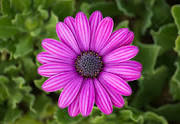
#> input picture udacity_images/flower.jpeg, 180 x 124 px, found by its file name
$ jupyter execute 'Udacity_Image processing_03.ipynb'   (older library calls are emulated)
#> lines starting #> are read from the running program, lines starting #| are printed output that depends on the picture
# Topics
* [Fourier Transform](#1)
* [Operations in frequency domain](#2)

[cell 1]
import numpy as np
import cv2
from matplotlib import pyplot as plt

[cell 2]
FLOWER_IMAGE = 'flower.jpeg'

IMAGE_SHAPE = (350, 350)

[cell 3]
flower_im = cv2.imread(FLOWER_IMAGE, 0)
#> flower_im: shape (124, 180); min 0, max 217, mean 86.1
flower_im = cv2.resize(flower_im, IMAGE_SHAPE)
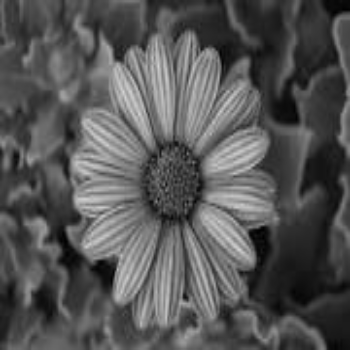
#> flower_im: shape (350, 350); min 0, max 212, mean 86
plt.imshow(flower_im, cmap='gray');

[cell 4]
def plot_spectogram(ft, cmap='gray', title=None):
    spectogram = 20 * np.log(np.abs(ft))
    plt.subplot(121), plt.imshow(spectogram, cmap=cmap)
    plt.xticks([]), plt.yticks([]), plt.title(title)

np_ifft = lambda x : np.real(np.fft.ifft2(np.fft.ifftshift(x)))

def cv_idft(x):
    x2 = cv2.idft(np.fft.ifftshift(x))
    return cv2.magnitude(x2[:, :, 0], x2[:, :, 1])

<a id=1></a>
# Fourier Transform

[cell 5]
ft = np.fft.fft2(flower_im)
ft = np.fft.fftshift(ft)
spectrum = 20*np.log(np.abs(ft))
plot_spectogram(ft)

<a id=2></a>
## Operations in frequency domain
`1`. Scaling<br>
`2`. Edge detection.<br>
`3`. Blurring, Smoothing.

### Scaling

[cell 6]
SCALE_FACTOR = 2
X_, Y_ = np.int16(np.arange(350) * SCALE_FACTOR), np.int16(np.arange(350) * SCALE_FACTOR)

scaled_im = np.ones(IMAGE_SHAPE) * 255
for i in range(350):
    for j in range(350):
        try:
            color = flower_im[i, j]
            scaled_im[X_[i], Y_[j]] = color
        except IndexError:
            continue
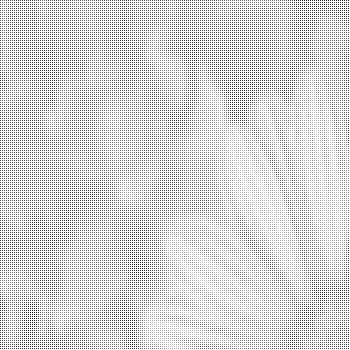
#> scaled_im: shape (350, 350) float64; min 12, max 255, mean 216
plt.subplot(121)
plt.imshow(scaled_im, cmap='gray');plt.title('scalling in xy domain')


# in frequency domain
ft = cv2.dft(np.float32(flower_im), flags=cv2.DFT_COMPLEX_OUTPUT)
fshift = np.fft.fftshift(ft)
XF_, YF_ = np.int16(np.arange(fshift.shape[0]) / SCALE_FACTOR), np.int16(np.arange(fshift.shape[1]) / SCALE_FACTOR)
#> XF_ = 350 values from 0 to 174; YF_ = 350 values from 0 to 174
scaled_ft = np.ones((XF_.max(), YF_.max(), 2))

for i in range(350):
    for j in range(350):
        try:
            color1, color2 = fshift[i, j]
            scaled_ft[XF_[i], YF_[j]] = color1 / SCALE_FACTOR, color2 / SCALE_FACTOR
        except IndexError:
            continue
img_back = cv_idft(scaled_ft)
plt.subplot(122)
plt.imshow(img_back, cmap='gray')
plt.title('Scalling in frequency domain');

<font size=3>Note:</font> <font color='red'>**aliasing**</font> happened when moving from xy domain to frequency domain

[cell 7]
square_im = cv2.imread('square.png')[:, :, 0]
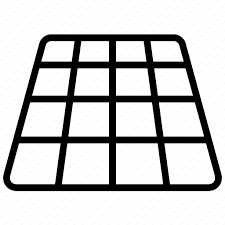
#> input picture udacity_images/square.png, 225 x 225 px, found by its file name
#> square_im: shape (225, 225); min 0, max 255, mean 203.3
ft = cv2.dft(np.float32(square_im), flags=cv2.DFT_COMPLEX_OUTPUT)
ft = np.fft.fftshift(cv2.magnitude(ft[:, :, 0], ft[:, :, 1]))
spectrum = 20*np.log(np.abs(ft))
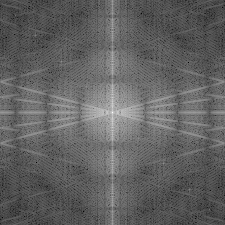
#> spectrum: shape (225, 225) float32; min 37.42, max 322.9, mean 147.2; drawn with min black and max white
plot_spectogram(ft, title='Spectogram of frequencies')

<font size=3>There are two ways of getting fft either using <font color='red'>**numpy fft**</font> or using <font color='red'>**opencv dft**</font></font>

[cell 8]
# first using numpy.fft.fft2

ft = np.fft.fft2(square_im)
fshift = np.fft.fftshift(ft)
spectrum = 20*np.log(np.abs(fshift))

# second using cv2.dft

ft_ = cv2.dft(np.float32(square_im), flags=cv2.DFT_COMPLEX_OUTPUT)
fshift_ = np.fft.fftshift(ft_)
spectrum_ = 20*np.log(np.abs(cv2.magnitude(fshift_[:, :, 0], fshift_[:, :, 1])))


plt.subplot(121)
plot_spectogram(fshift, title='Using numpy')

plt.subplot(122)
plt.imshow(spectrum_, cmap='gray')
plt.xticks([]), plt.yticks([]), plt.title('Using opencv');

[cell 9]
rows, cols = square_im.shape
#> rows = 225; cols = 225
crows, ccols = rows//2, cols//2
#> crows = 112; ccols = 112
wx, wy = 0, 0
fshift[crows - wx : crows + wx, ccols - wy : ccols + wy] = 0

plt.figure(figsize=(12, 12))
plt.subplot(121)
plt.imshow(np_ifft(fshift), cmap='gray')
plt.title("Using numpy fft"), plt.xticks([]), plt.yticks([]);

fshift_[crows - wx : crows + wx, ccols - wy : ccols + wy] = 0
img_back = cv_idft(fshift_)

plt.subplot(122)
plt.imshow(img_back, cmap='gray')
plt.title("Using opencv fft"), plt.xticks([]), plt.yticks([]);

[cell 10]
# edge detection using sobel operator
sobel_edges = cv2.Sobel(square_im, ddepth=cv2.CV_16S, dx=1, dy=1)
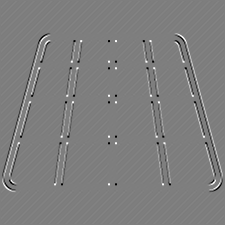
#> sobel_edges: shape (225, 225) int16; min -256, max 259, mean 0; drawn with min black and max white

plt.subplot(121)
plt.imshow(sobel_edges, cmap='gray');plt.xticks([]), plt.yticks([]);

plt.subplot(122)
plt.imshow(np_ifft(fshift), cmap='gray');plt.xticks([]), plt.yticks([]);
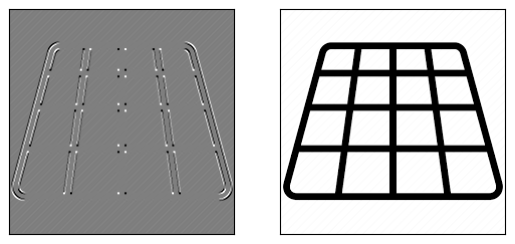
#> figure drawn by matplotlib, 2 panels

### Smoothing
<font size=3> Remember in x, y domain we blurred image by convoluting a gaussian filter over the image, <br>
In frequency domain convolution operation is turned into multiplication where:<br>
$$ if: y(t) = h(t) * x(t)$$   $$ Then:   Y(\omega) = H(\omega)X(\omega)$$ </font>

#### remember:
Gaussian filter equation:

$$ G = \frac{1}{2\pi\sigma^2}e^{- \frac{x^2 + y^2}{2*\sigma^2}}$$

[cell 11]
# first create low path gaussian filter
sigma = 3
kernel_size = 8
plt.figure(figsize=(20, 12))

x, y = np.meshgrid(np.linspace(-1, 1, kernel_size), np.linspace(-1, 1, kernel_size))
filter = np.exp(- (x**2 + y**2) / 2*sigma**2) / (2*np.pi*sigma**2)

plt.subplot(232)
plt.imshow(filter, cmap='gray')
plt.title('gaussian filter in time domain')

blurred_im = cv2.filter2D(flower_im, ddepth=-1, kernel=filter)
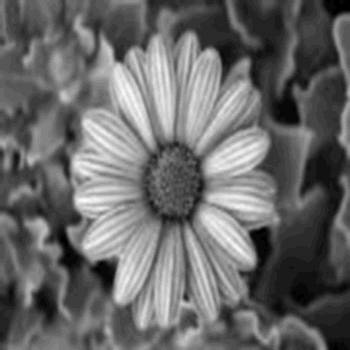
#> blurred_im: shape (350, 350); min 1, max 30, mean 13; drawn with min black and max white
plt.subplot(234)
plt.imshow(blurred_im, cmap='gray')
plt.title(f'blurred with gaussian filter of sigma = {sigma}'), plt.xticks([]), plt.yticks([]);


# blur in fourier domain

flower_ft = cv2.dft(np.float32(flower_im), flags=cv2.DFT_COMPLEX_OUTPUT)
shift_flower = np.fft.fftshift(flower_ft)

filter_ft = cv2.dft(np.float32(filter), flags=cv2.DFT_COMPLEX_OUTPUT)
shift_filter = np.fft.fftshift(filter_ft) * 210
h = len(shift_filter) // 2

m, n, _ = shift_flower.shape
#> m = 350; n = 350
full_filter = np.zeros((m, n, 2))
full_filter[m//2-h:m//2+h, n//2-h:n//2+h] = shift_filter

blurred_im = shift_flower * full_filter
img_back = cv_idft(blurred_im)
#> in cv_idft (call 3), `return cv2.magnitude(x2[:, :, 0], x2[:, :, 1])`:
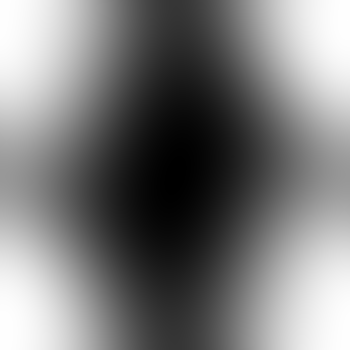
#> returned value: shape (350, 350) float64; min 250436439.4, max 425097582.9, mean 334399739.9; drawn with min black and max white

plt.subplot(236)
plt.imshow(img_back, cmap='gray')
plt.title('Blurring in frequency domain'), plt.xticks([]), plt.yticks([]);
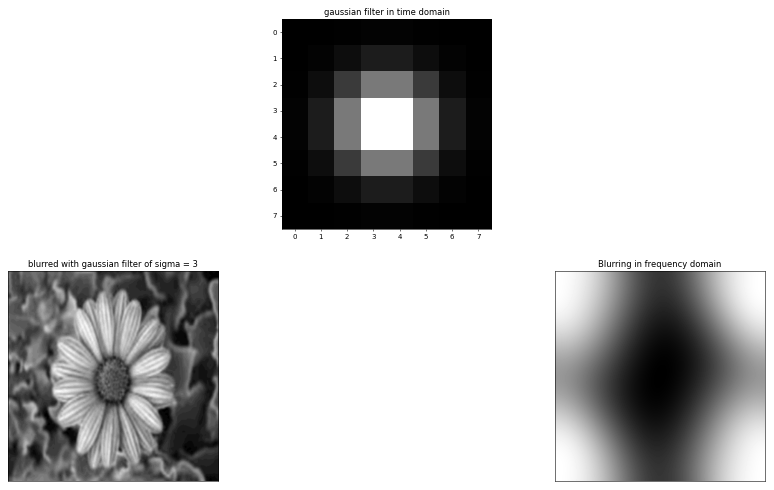
#> figure drawn by matplotlib, 3 panels

[cell 12]
# using ones mask instead of gaussian filter

rows, cols = flower_im.shape
#> rows = 350; cols = 350
crow,ccol = rows//2 , cols//2
#> crow = 175
mask_size = 8 // 2

mask = np.zeros((rows,cols,2),np.uint8)
mask[crow-mask_size:crow+mask_size, ccol-mask_size:ccol+mask_size] = 1

fshift = shift_flower * mask
img_back_ = cv_idft(fshift)
#> in cv_idft (call 4), `return cv2.magnitude(x2[:, :, 0], x2[:, :, 1])`:
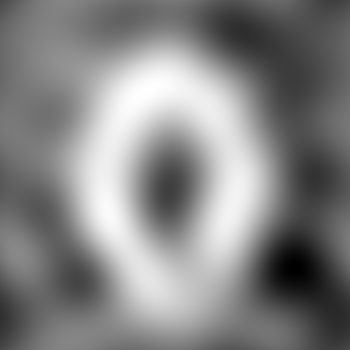
#> returned value: shape (350, 350) float32; min 1134751.2, max 19184008, mean 10542057; drawn with min black and max white

plt.figure(figsize=(20, 12))
plt.subplot(121),plt.imshow(img_back, cmap = 'gray')
plt.title('Using gaussian filter'), plt.xticks([]), plt.yticks([])
plt.subplot(122),plt.imshow(img_back_, cmap = 'gray')
plt.title('Using square of ones'), plt.xticks([]), plt.yticks([])
plt.show()
